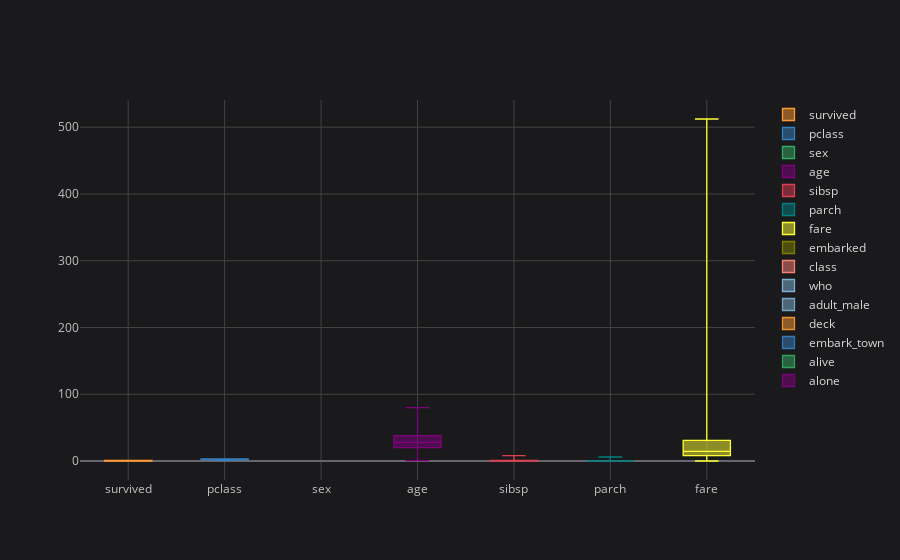

Notebook source saved alongside this figure:
### Code cell
df.iplot(kind='box')

### Figure 1 — Plotly figure (JSON) as saved in the notebook; plotly's stock layout.template omitted (floating-point values rounded to 4 significant figures; data arrays with more than 128 entries replaced by an {"elided": "..."} marker saying what was removed)
{"data": [{"boxpoints": false, "line": {"width": 1.3}, "marker": {"color": "rgba(255, 153, 51, 1.0)"}, "name": "survived", "orientation": "v", "type": "box", "y": {"elided": "891 int values"}}, {"boxpoints": false, "line": {"width": 1.3}, "marker": {"color": "rgba(55, 128, 191, 1.0)"}, "name": "pclass", "orientation": "v", "type": "box", "y": {"elided": "891 int values"}}, {"boxpoints": false, "line": {"width": 1.3}, "marker": {"color": "rgba(50, 171, 96, 1.0)"}, "name": "sex", "orientation": "v", "type": "box", "y": {"elided": "891 str values"}}, {"boxpoints": false, "line": {"width": 1.3}, "marker": {"color": "rgba(128, 0, 128, 1.0)"}, "name": "age", "orientation": "v", "type": "box", "y": {"elided": "891 float values"}}, {"boxpoints": false, "line": {"width": 1.3}, "marker": {"color": "rgba(219, 64, 82, 1.0)"}, "name": "sibsp", "orientation": "v", "type": "box", "y": {"elided": "891 int values"}}, {"boxpoints": false, "line": {"width": 1.3}, "marker": {"color": "rgba(0, 128, 128, 1.0)"}, "name": "parch", "orientation": "v", "type": "box", "y": {"elided": "891 int values"}}, {"boxpoints": false, "line": {"width": 1.3}, "marker": {"color": "rgba(255, 255, 51, 1.0)"}, "name": "fare", "orientation": "v", "type": "box", "y": {"elided": "891 float values"}}, {"boxpoints": false, "line": {"width": 1.3}, "marker": {"color": "rgba(128, 128, 0, 1.0)"}, "name": "embarked", "orientation": "v", "type": "box", "y": {"elided": "891 str values"}}, {"boxpoints": false, "line": {"width": 1.3}, "marker": {"color": "rgba(251, 128, 114, 1.0)"}, "name": "class", "orientation": "v", "type": "box", "y": {"elided": "891 str values"}}, {"boxpoints": false, "line": {"width": 1.3}, "marker": {"color": "rgba(128, 177, 211, 1.0)"}, "name": "who", "orientation": "v", "type": "box", "y": {"elided": "891 str values"}}, {"boxpoints": false, "line": {"width": 1.3}, "marker": {"color": "rgba(128, 177, 211, 0.8999999999999999)"}, "name": "adult_male", "orientation": "v", "type": "box", "y": {"elided": "891 bool values"}}, {"boxpoints": false, "line": {"width": 1.3}, "marker": {"color": "rgba(255, 153, 51, 0.8999999999999999)"}, "name": "deck", "orientation": "v", "type": "box", "y": {"elided": "891 str values"}}, {"boxpoints": false, "line": {"width": 1.3}, "marker": {"color": "rgba(55, 128, 191, 0.8999999999999999)"}, "name": "embark_town", "orientation": "v", "type": "box", "y": {"elided": "891 str values"}}, {"boxpoints": false, "line": {"width": 1.3}, "marker": {"color": "rgba(50, 171, 96, 0.8999999999999999)"}, "name": "alive", "orientation": "v", "type": "box", "y": {"elided": "891 str values"}}, {"boxpoints": false, "line": {"width": 1.3}, "marker": {"color": "rgba(128, 0, 128, 0.8999999999999999)"}, "name": "alone", "orientation": "v", "type": "box", "y": {"elided": "891 bool values"}}], "layout": {"legend": {"bgcolor": "#1A1A1C", "font": {"color": "#D9D9D9"}}, "paper_bgcolor": "#1A1A1C", "plot_bgcolor": "#1A1A1C", "title": {"font": {"color": "#D9D9D9"}}, "xaxis": {"gridcolor": "#434343", "showgrid": true, "tickfont": {"color": "#C2C2C2"}, "title": {"font": {"color": "#D9D9D9"}, "text": ""}, "zerolinecolor": "#666570"}, "yaxis": {"gridcolor": "#434343", "showgrid": true, "tickfont": {"color": "#C2C2C2"}, "title": {"font": {"color": "#D9D9D9"}, "text": ""}, "zerolinecolor": "#666570"}}}
